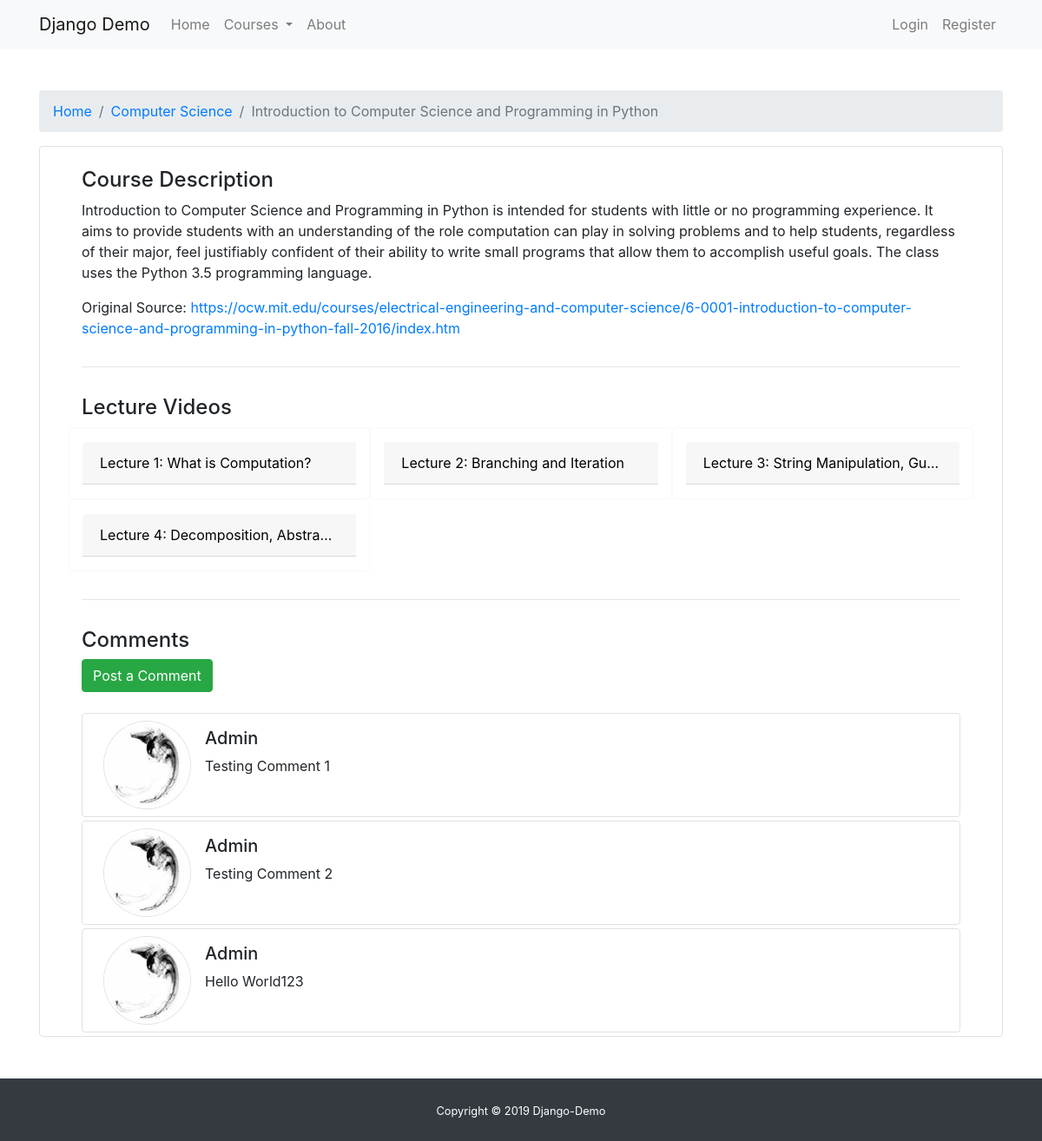
The app's page /course/1/ with its own data.
### main/models.py (models this page shows, shortened)
class Course(models.Model):
    subject = models.ForeignKey('Subject', on_delete=models.CASCADE)
    author = models.ForeignKey(User, on_delete=models.CASCADE)
    title = models.CharField(max_length=255, null=False)
    teacher = models.CharField(max_length=100, default='Unknown')
    description = models.TextField(null=False)
    source_link = models.TextField(default="No Source")

class Subject(models.Model):
    title = models.CharField(max_length=100, null=False)
    description = models.TextField(null=False)
    slug = models.SlugField()
    def __str__(self):
        return f'{self.title}'

class CourseVideo(models.Model):
    course = models.ForeignKey('Course', on_delete=models.CASCADE)
    title = models.CharField(max_length=255, null=False)
    description = models.TextField(null=False)
    teacher = models.CharField(max_length=100, default='Unknown')
    link = models.CharField(max_length=11, null=False)

class Comment(models.Model):
    user = models.ForeignKey(User, on_delete=models.CASCADE)
    course = models.ForeignKey('Course', on_delete=models.CASCADE)
    comment = models.TextField(null=False)

### user/models.py (models this page shows, shortened)
class Profile(models.Model):
    user = models.OneToOneField(User, on_delete=models.CASCADE)
    image = models.ImageField(default='default.jpg', upload_to='profile_pics')

### main/views.py (the view)
# urls.py: path('course/<int:pk>/', CourseDetailView.as_view(), name='main-course'),
class CourseDetailView(DetailView):
    model = Course
    template_name = "main/course_detail.html"
    context_object_name = 'course'
    extra_context = {
        'title': 'Course Detail'
    }

### main/context_processor.py (called while the page is built)
def custom_context(request):
    subjects = Subject.objects.all()
    courses = Course.objects.all()
    videos = CourseVideo.objects.all()
    comments = Comment.objects.all()
    profile = Profile.objects.all()
    return {
        'subjects': subjects,
        'courses': courses,
        'videos': videos,
        'comments': comments,
        'profile': profile
    }

### main/templates/main/course_detail.html
{% extends "main/base.html" %}
{% load crispy_forms_tags %}
{% block content %}
    <div class="container my-5">
        <nav aria-label="breadcrumb">
            <ol class="breadcrumb">
                <li class="breadcrumb-item"><a href="{% url 'main-index' %}">Home</a></li>
                <li class="breadcrumb-item"><a href="{% url 'main-subjects' course.subject.slug %}">{{ course.subject.title }}</a></li>
                <li class="breadcrumb-item active" aria-current="page">{{ course.title }}</li>
            </ol>
        </nav>
        <div class="pt-4 px-5 border rounded">
            <h4 id="description-section">Course Description</h4>
            <p>{{ course.description }}</p>
            <p  class="pb-3">Original Source: <a href="{{ course.source_link }}">{{ course.source_link }}</a></p>
            <hr class="pb-3" />
            <h4 id="coursevideo-section">Lecture Videos</h4>
            <div class="row pb-3">
                {% for video in videos %}
                    {% if video.course == course %}
                        <div class="card border-light col-lg-4 py-3">
                            <a href="{% url 'main-video' course.pk video.pk %}" id="anchor-no-style">
                                <div class="card-header text-truncate">{{ video.title }}</div>
                            </a>
                        </div>
                    {% endif %}
                {% endfor %}
            </div>
            <hr class="pb-3" />
            <div>
                <h4 id="comment-section">Comments</h4>
                <div class="mb-4">
                    <button type="button" class="btn btn-success">
                        <a class="text-white" href="{% url 'main-comment' course.pk %}">Post a Comment</a>
                    </button>
                </div>
                {% if not comments.count == 0 %}
                    {% for comment in comments %}
                        {% if comment.course == course %}
                            <div class="media border rounded my-1 py-2 px-4">
                                <img src="{{ comment.user.profile.image.url }}"
                                     class="mr-3 border rounded-circle" alt="Profile Image">
                                <div class="media-body mt-2">
                                    <h5>{{ comment.user.username|title }}</h5>
                                    <p>
                                        {{ comment.comment}}
                                    </p>
                                </div>
                            </div>
                        {% endif %}
                    {% endfor %}
                {% else %}
                    <div class="pt-2">
                        <p class="text-muted text-center">There are no comments yet!</p>
                    </div>
                {% endif %}
            </div>
        </div>
    </div>
{% endblock %}

### main/static/main/css/main.css (style rules this page uses)
#anchor-no-style { color: black; text-decoration: none; }

### records on screen
Course: subject "Computer Science", title "Introduction to Computer Science and Programming in Python", description "Introduction to Computer Science and Programming in Python is intended for students with little or no programming experience. It aims to provide students with an understanding of the role computation can play in solving problems and to help students, regardless of their major, feel justifiably confident of their ability to write small programs that allow them to accomplish useful goals. The class uses the Python 3.5 programming language.", source_link "https://ocw.mit.edu/courses/electrical-engineering-and-computer-science/6-0001-introduction-to-computer-science-and-programming-in-python-fall-2016/index.htm"
CourseVideo: title "Lecture 1: What is Computation?"
CourseVideo: title "Lecture 2: Branching and Iteration"
CourseVideo: title "Lecture 3: String Manipulation, Gu…"
CourseVideo: title "Lecture 4: Decomposition, Abstra…"
Comment: user.profile.image (picture), user.username "Admin", comment "Testing Comment 1"
Comment: user.profile.image (picture), user.username "Admin", comment "Testing Comment 2"
Comment: user.profile.image (picture), user.username "Admin", comment "Hello World123"
